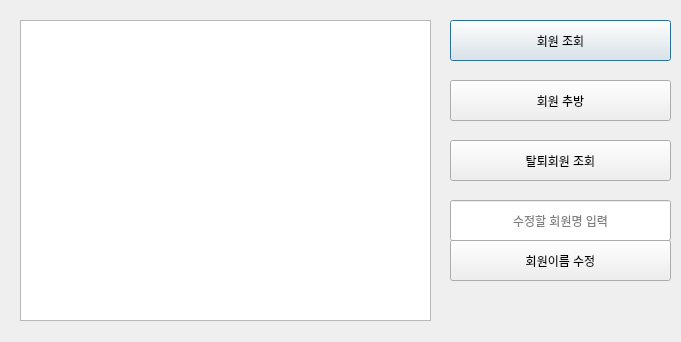
<?xml version="1.0" encoding="UTF-8"?>
<ui version="4.0">
 <class>user</class>
 <widget class="QDialog" name="user">
  <property name="geometry">
   <rect>
    <x>0</x>
    <y>0</y>
    <width>681</width>
    <height>342</height>
   </rect>
  </property>
  <property name="windowTitle">
   <string>유저 관리</string>
  </property>
  <widget class="QListWidget" name="listWidget">
   <property name="geometry">
    <rect>
     <x>20</x>
     <y>20</y>
     <width>411</width>
     <height>301</height>
    </rect>
   </property>
   <property name="lineWidth">
    <number>1</number>
   </property>
   <property name="selectionMode">
    <enum>QAbstractItemView::SingleSelection</enum>
   </property>
  </widget>
  <widget class="QPushButton" name="pushButton">
   <property name="geometry">
    <rect>
     <x>450</x>
     <y>20</y>
     <width>221</width>
     <height>41</height>
    </rect>
   </property>
   <property name="text">
    <string>회원 조회</string>
   </property>
  </widget>
  <widget class="QPushButton" name="pushButton_2">
   <property name="geometry">
    <rect>
     <x>450</x>
     <y>80</y>
     <width>221</width>
     <height>41</height>
    </rect>
   </property>
   <property name="text">
    <string>회원 추방</string>
   </property>
  </widget>
  <widget class="QPushButton" name="pushButton_3">
   <property name="geometry">
    <rect>
     <x>450</x>
     <y>140</y>
     <width>221</width>
     <height>41</height>
    </rect>
   </property>
   <property name="text">
    <string>탈퇴회원 조회</string>
   </property>
  </widget>
  <widget class="QPushButton" name="pushButton_4">
   <property name="geometry">
    <rect>
     <x>450</x>
     <y>240</y>
     <width>221</width>
     <height>41</height>
    </rect>
   </property>
   <property name="text">
    <string>회원이름 수정</string>
   </property>
  </widget>
  <widget class="QLineEdit" name="lineEdit">
   <property name="geometry">
    <rect>
     <x>450</x>
     <y>200</y>
     <width>221</width>
     <height>41</height>
    </rect>
   </property>
   <property name="alignment">
    <set>Qt::AlignCenter</set>
   </property>
   <property name="placeholderText">
    <string>수정할 회원명 입력</string>
   </property>
  </widget>
 </widget>
 <resources/>
 <connections/>
</ui>
